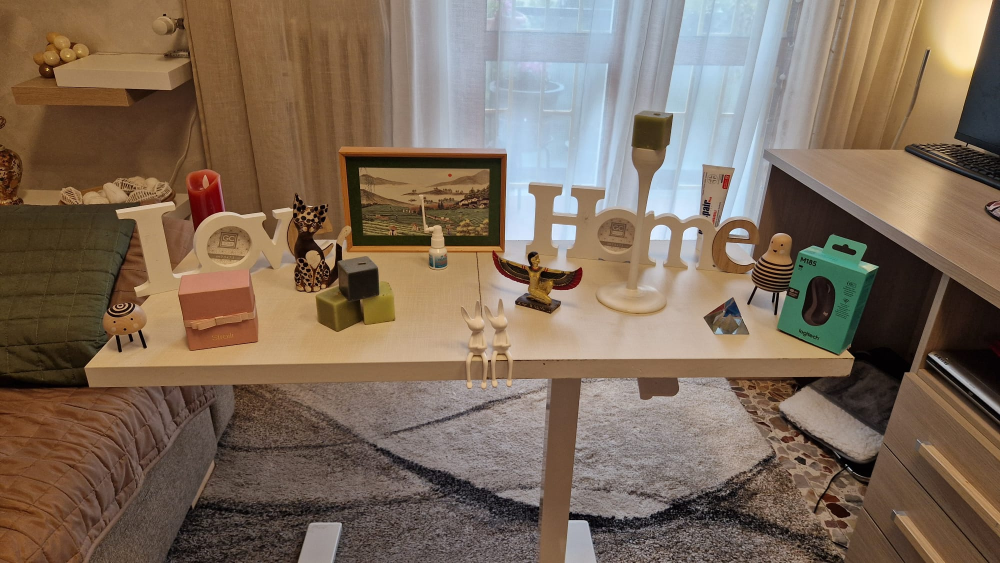
#> input picture mini_progettino_su_dlt/casa/tel_ale2.jpeg, 2000 x 1126 px, found by its file name (shown at 1/2 size); its folder holds 7 pictures in this run
$ python finale_dlt_robotica_progettino.py
#> lines starting #> are read from the running program, lines starting #| are printed output that depends on the picture
# -*- coding: utf-8 -*-
"""FINALE_DLT_ROBOTICA_PROGETTINO.ipynb

Automatically generated by Colab.

Original file is located at
    https://colab.research.google.com/drive/17KiNN4MvfmlMcO9lodXqJt2wOIQyHYMi

## **Computer and Robot Vision**
---
---

Università degli Studi Milano Bicocca \
CdLM Informatica — A.A 2025/2026

---
---

Nome/Cognome: Oleksandra Golub \
Matricola: 856706

#### **Librerie + parametri globali**
"""

# caricamento delle librerie
import os
import numpy as np
import matplotlib.pyplot as plt
import cv2
from google.colab import drive

# riproducibilità + settaggi RANSAC
SEED = 0           # seed fisso per garantire riproducibilità
BEST_THR = 10.0    # soglia di inlier selezionata dopo analisi sperimentale
N_ITERS = 5000     # numero di iterazioni RANSAC

"""#### **Caricamento immagini**"""

# montaggio Google Drive
drive.mount('/content/drive')

# percorso base del dataset
BASE = "/content/drive/MyDrive/lab_robot_and_computer_vision/casa/"
BASE_LAB = "/content/drive/MyDrive/lab_robot_and_computer_vision/lab/"

# percorso dell'immagine analizzata
img1_path = os.path.join(BASE, "tel_ale2.jpeg")
img2_path = os.path.join(BASE, "tel_mmm7.jpeg")
img3_path = os.path.join(BASE, "tab_ale2.jpeg")
img1_lab_path = os.path.join(BASE_LAB, "IMG_1234.JPG")
img2_lab_path = os.path.join(BASE_LAB, "IMG_1235.JPG")
img3_lab_path = os.path.join(BASE_LAB, 'IMG_1237.png')
img4_lab_path = os.path.join(BASE_LAB, "IMG_1238.png")

# lettura immagine in formato BGR (OpenCV)
img1_bgr = cv2.imread(img1_path)
#> img1_bgr is the input picture: shape (1126, 2000, 3); mean B, G, R 90.7, 107.6, 126.1
img2_bgr = cv2.imread(img2_path)
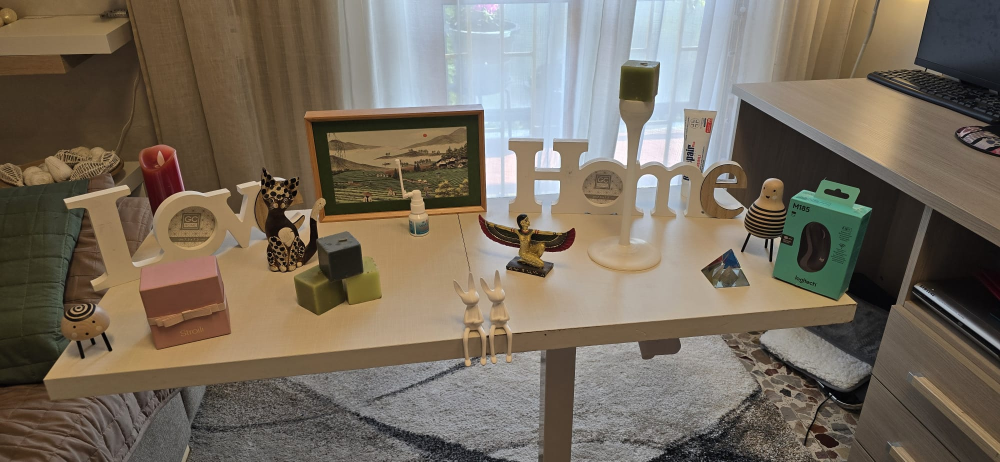
#> input picture mini_progettino_su_dlt/casa/tel_mmm7.jpeg, 2000 x 924 px, found by its file name (shown at 1/2 size)
#> img2_bgr is the input picture: shape (924, 2000, 3); mean B, G, R 94.1, 108, 118.3
img3_bgr = cv2.imread(img3_path)
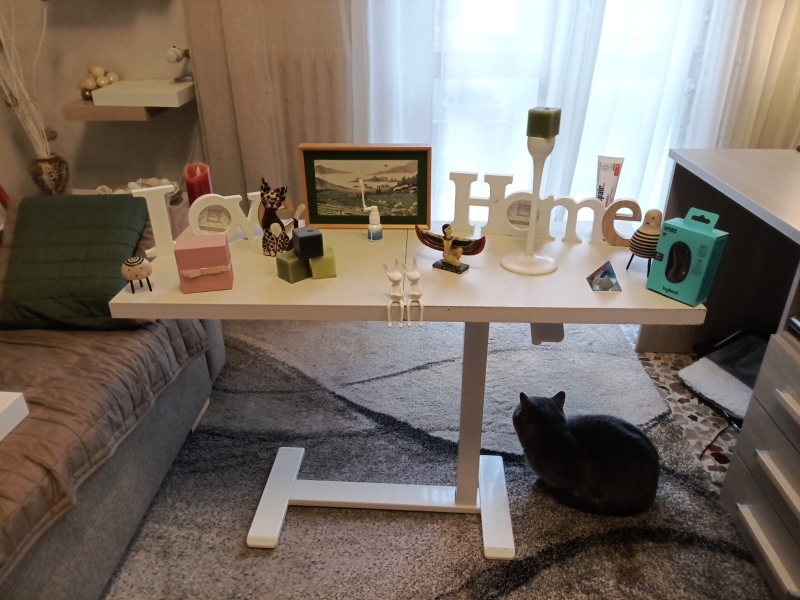
#> input picture mini_progettino_su_dlt/casa/tab_ale2.jpeg, 1600 x 1200 px, found by its file name (shown at 1/2 size)
#> img3_bgr is the input picture: shape (1200, 1600, 3); mean B, G, R 103, 112.3, 122.5
img1_lab_bgr = cv2.imread(img1_lab_path)
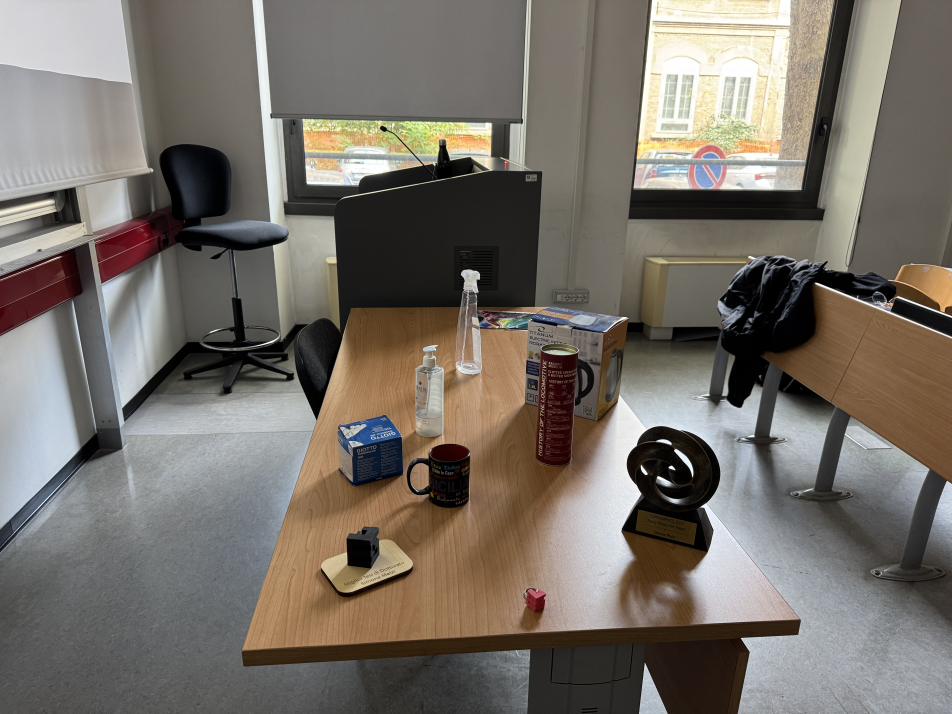
#> input picture mini_progettino_su_dlt/lab/IMG_1234.JPG, 5712 x 4284 px, found by its file name (shown at 1/6 size)
#> img1_lab_bgr is the input picture: shape (4284, 5712, 3); mean B, G, R 104.5, 112.3, 118.9
img2_lab_bgr = cv2.imread(img2_lab_path)
img3_lab_bgr = cv2.imread(img3_lab_path)
img4_lab_bgr = cv2.imread(img4_lab_path)


paths = [
    img1_path, img2_path, img3_path,
    img1_lab_path, img2_lab_path, img3_lab_path, img4_lab_path
]

# verifica esistenza file
for p in paths:
    print(os.path.basename(p), "->", os.path.exists(p))

# conversione da BGR a RGB per visualizzazione corretta con matplotlib
img1 = cv2.cvtColor(img1_bgr, cv2.COLOR_BGR2RGB)
img2 = cv2.cvtColor(img2_bgr, cv2.COLOR_BGR2RGB)
img3 = cv2.cvtColor(img3_bgr, cv2.COLOR_BGR2RGB)
img1_lab = cv2.cvtColor(img1_lab_bgr, cv2.COLOR_BGR2RGB)
#> (the run stopped early here; a loop or call above may not have finished)
